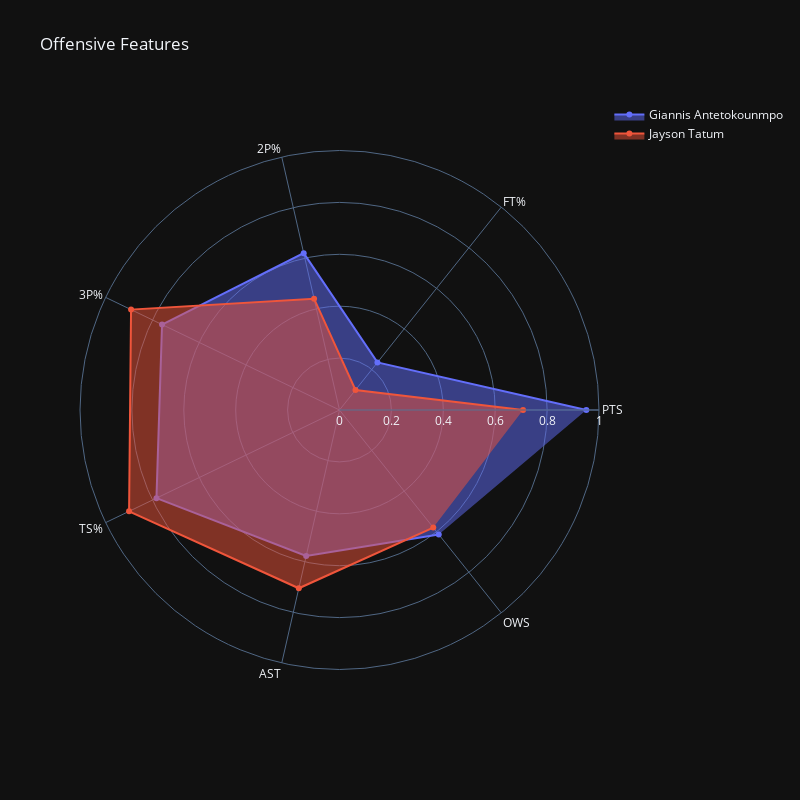

Here is the notebook cell this chart was saved with:
### Markdown cell above
### Offensive comparison chart- Describing features: Player, Player_additional, Pos, Age, TM, 
- Offensive metrics: OBPM, PTS, FT, 2P, 3P, TS%, AST, OWS

### Code cell
plt.rcParams['figure.figsize'] = [8, 8]

fig = go.Figure()

fig.add_trace(go.Scatterpolar(
      r=auxA[playerA],
      theta=offensive_features,
      fill='toself',
      name=playerA
))

fig.add_trace(go.Scatterpolar(
      r=auxB[playerB],
      theta=offensive_features,
      fill='toself',
      name=playerB
))

fig.update_layout(
  polar=dict(
    radialaxis=dict(
      visible=True,
      range=[0, 1]
    )),
  showlegend=True,
  width=800, height=800,
  template="plotly_dark",
  title = 'Offensive Features'
)

fig.show()

### Figure 1 — Plotly figure (JSON) as saved in the notebook; plotly's stock layout.template omitted (floating-point values rounded to 4 significant figures)
{"data": [{"fill": "toself", "name": "Giannis Antetokounmpo", "r": [0.9512, 0.2346, 0.62, 0.759, 0.7829, 0.5772, 0.6136], "theta": ["PTS", "FT%", "2P%", "3P%", "TS%", "AST", "OWS"], "type": "scatterpolar"}, {"fill": "toself", "name": "Jayson Tatum", "r": [0.7073, 0.09877, 0.44, 0.8916, 0.9, 0.7047, 0.5795], "theta": ["PTS", "FT%", "2P%", "3P%", "TS%", "AST", "OWS"], "type": "scatterpolar"}], "layout": {"height": 800, "polar": {"radialaxis": {"range": [0, 1], "visible": true}}, "showlegend": true, "title": {"text": "Offensive Features"}, "width": 800}}
